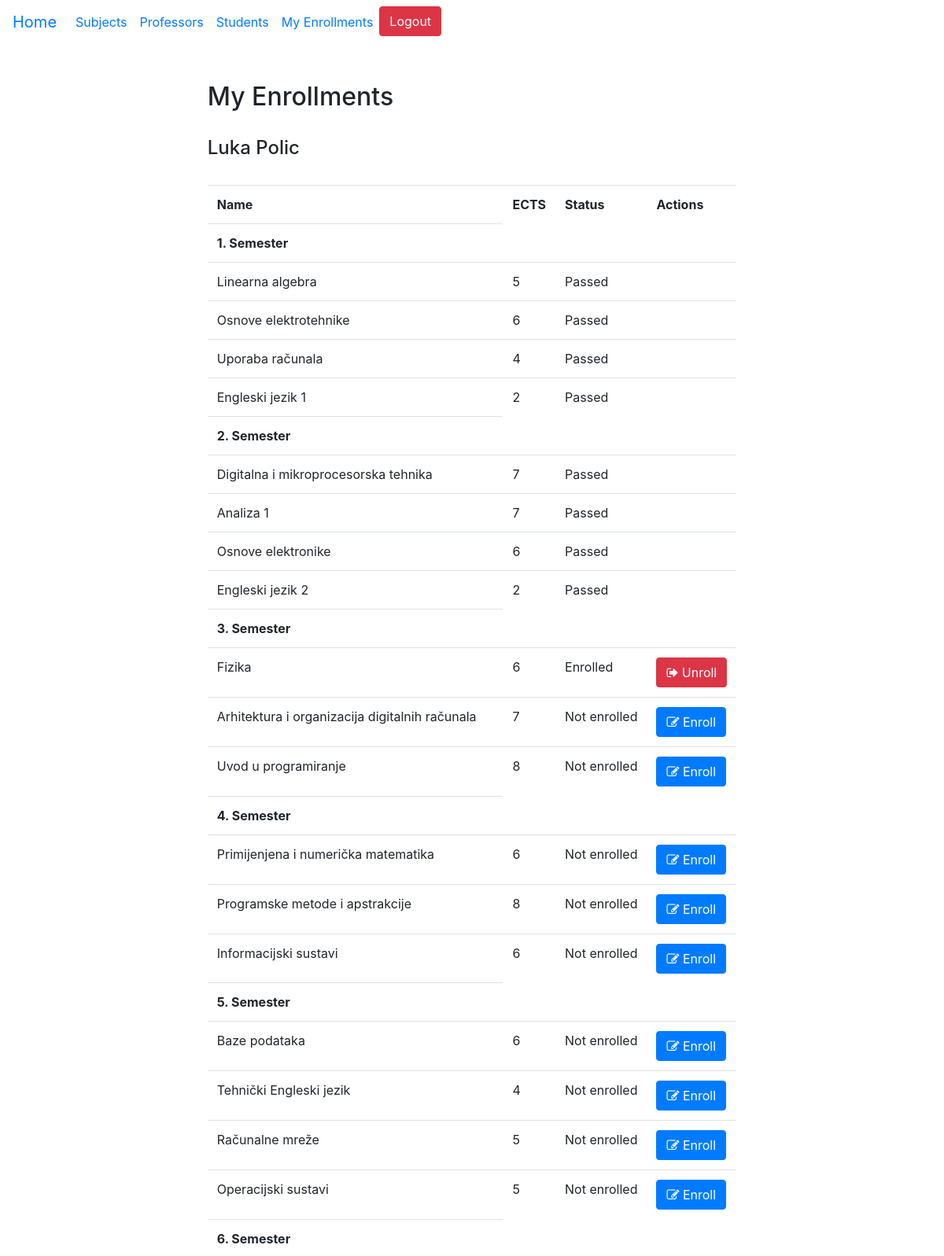
The page /students/my_enrollments/ (signed in, upper part) on the database its author committed.
### base/models.py (models this page shows, shortened)
class User(AbstractUser):
    STATUSES = (('None', 'None'), ('Regular', 'Regular'), ('Part time', 'Part time'))
    status = models.CharField(max_length=50, choices=STATUSES, null=True, blank=True)
    role = models.ForeignKey(Role, on_delete=models.PROTECT, null=True, blank=True)

class Enrollment(models.Model):
    student = models.ForeignKey(User, on_delete=models.PROTECT, null=True, blank=True)
    subject = models.ForeignKey(Subject, on_delete=models.PROTECT, null=True, blank=True)
    STATUS = (('Not enrolled', 'Not enrolled'), ('Enrolled', 'Enrolled'), ('Passed', 'Passed'), ('Not passed', 'Not passed'))
    status = models.CharField(max_length=50, choices=STATUS, null=True, blank=True)

class Subject(models.Model):
    name = models.CharField(max_length=50, null=True, blank=True)
    code = models.CharField(max_length=10, null=True, blank=True)
    program = models.CharField(max_length=50, null=True, blank=True)
    ects = models.PositiveSmallIntegerField(null=True, blank=True)
    semester_regular = models.PositiveSmallIntegerField(null=True, blank=True)
    semester_part_time = models.PositiveSmallIntegerField(null=True, blank=True)
    MANDATORY = (('Yes', 'Yes'), ('No', 'No'))
    mandatory = models.CharField(max_length=50, choices=MANDATORY, null=True, blank=True)
    lecturer = models.ForeignKey(User, on_delete=models.PROTECT, null=True, blank=True)

### base/decorators.py (the view)
    def wrap(*args, **kwargs):
        if args[0].user.role.name == "Student":
            return function(*args, **kwargs)
        else:
            return HttpResponse('<h3> You are not allowed to access this page. </h3>')

### base/views.py (called while the page is built)
@login_required(login_url="/login/")
@student_only
def my_student_enrollments(request):
    student = request.user
    enrollments = Enrollment.objects.filter(student=student)
    args = {
        "student":student,
        "enrollments":enrollments,
        "regular_semesters": [1, 2, 3, 4, 5, 6],
        "part_time_semesters": [1, 2, 3, 4, 5, 6, 7, 8]
    }
    return render(request, "my_student_enrollments.html", args)

### base/templates/my_student_enrollments.html
{% extends 'base.html' %}
{% block my_student_enrollments %}
<h2> My Enrollments </h2>
<br>
<h4> {{student.first_name}} {{student.last_name}} </h4>
<br>
<table class="table">
    <tr>
        <th> Name </th>
        <th> ECTS </th>
        <th> Status </th>
        <th> Actions </th>
    </tr>
    {% if student.status == "Regular" %}
        {% for semester in regular_semesters %}
            <tr>
                <th> {{semester}}. Semester </th>
            </tr>
            {% for enrollment in enrollments %}
                {% if enrollment.subject.semester_regular == semester %}
                    <tr>
                        <td> {{enrollment.subject.name}} </td>
                        <td> {{enrollment.subject.ects}} </td>
                        <td> {{enrollment.status}} </td>
                        <td>
                            {% if enrollment.status == "Not enrolled" %}
                                <a class="btn btn-primary" href="{% url 'update_enrollment_status' enrollment.id 'Enrolled' %}"> <i class="fa fa-edit"></i> Enroll </a>
                            {% elif enrollment.status == "Enrolled" %}
                                <a class="btn btn-danger" href="{% url 'update_enrollment_status' enrollment.id 'Not enrolled' %}"> <i class="fa fa-sign-out"></i> Unroll </a>
                            {% else %}
                                <p> Not available </p>
                            {% endif %}
                        </td>
                    </tr>
                {% endif %}
            {% endfor %}
        {% endfor %}
    {% elif student.status == "Part time" %}
        {% for semester in part_time_semesters %}
            <tr>
                <th> {{semester}}. Semester </th>
            </tr>
            {% for enrollment in enrollments %}
                {% if enrollment.subject.semester_part_time == semester %}
                    <tr>
                        <td> {{enrollment.subject.name}} </td>
                        <td> {{enrollment.subject.ects}} </td>
                        <td> {{enrollment.status}} </td>
                        <td>
                            {% if enrollment.status == "Not enrolled" %}
                            <a class="btn btn-primary" href="{% url 'update_enrollment_status' enrollment.id 'Enrolled' %}"> <i class="fa fa-edit"></i> Enroll </a>
                            {% elif enrollment.status == "Enrolled" %}
                                <a class="btn btn-danger" href="{% url 'update_enrollment_status' enrollment.id 'Not enrolled' %}"> <i class="fa fa-sign-out"></i> Unroll </a>
                            {% endif %}
                        </td>
                    </tr>
                {% endif %}
            {% endfor %}
        {% endfor %}
    {% endif %}
</table>
{% endblock %}

### rows shown on the page
User: first_name "Luka", last_name "Polic"
Enrollment: subject.name "Linearna algebra", subject.ects "5", status "Passed"
Enrollment: subject.name "Osnove elektrotehnike", subject.ects "6", status "Passed"
Enrollment: subject.name "Uporaba računala", subject.ects "4", status "Passed"
Enrollment: subject.name "Engleski jezik 1", subject.ects "2", status "Passed"
Enrollment: subject.name "Digitalna i mikroprocesorska tehnika", subject.ects "7", status "Passed"
Enrollment: subject.name "Analiza 1", subject.ects "7", status "Passed"
Enrollment: subject.name "Osnove elektronike", subject.ects "6", status "Passed"
Enrollment: subject.name "Engleski jezik 2", subject.ects "2", status "Passed"
Enrollment: subject.name "Fizika", subject.ects "6", status "Enrolled", shows "Unroll"
Enrollment: subject.name "Arhitektura i organizacija digitalnih računala", subject.ects "7", status "Not enrolled", shows "Enroll"
Enrollment: subject.name "Uvod u programiranje", subject.ects "8", status "Not enrolled", shows "Enroll"
Enrollment: subject.name "Primijenjena i numerička matematika", subject.ects "6", status "Not enrolled", shows "Enroll"
Enrollment: subject.name "Programske metode i apstrakcije", subject.ects "8", status "Not enrolled", shows "Enroll"
Enrollment: subject.name "Informacijski sustavi", subject.ects "6", status "Not enrolled", shows "Enroll"
Enrollment: subject.name "Baze podataka", subject.ects "6", status "Not enrolled", shows "Enroll"
Enrollment: subject.name "Tehnički Engleski jezik", subject.ects "4", status "Not enrolled", shows "Enroll"
Enrollment: subject.name "Računalne mreže", subject.ects "5", status "Not enrolled", shows "Enroll"
Enrollment: subject.name "Operacijski sustavi", subject.ects "5", status "Not enrolled", shows "Enroll"

### other values the page prints
{{ semester }} "1" "2" "3" "4" "5" "6"
